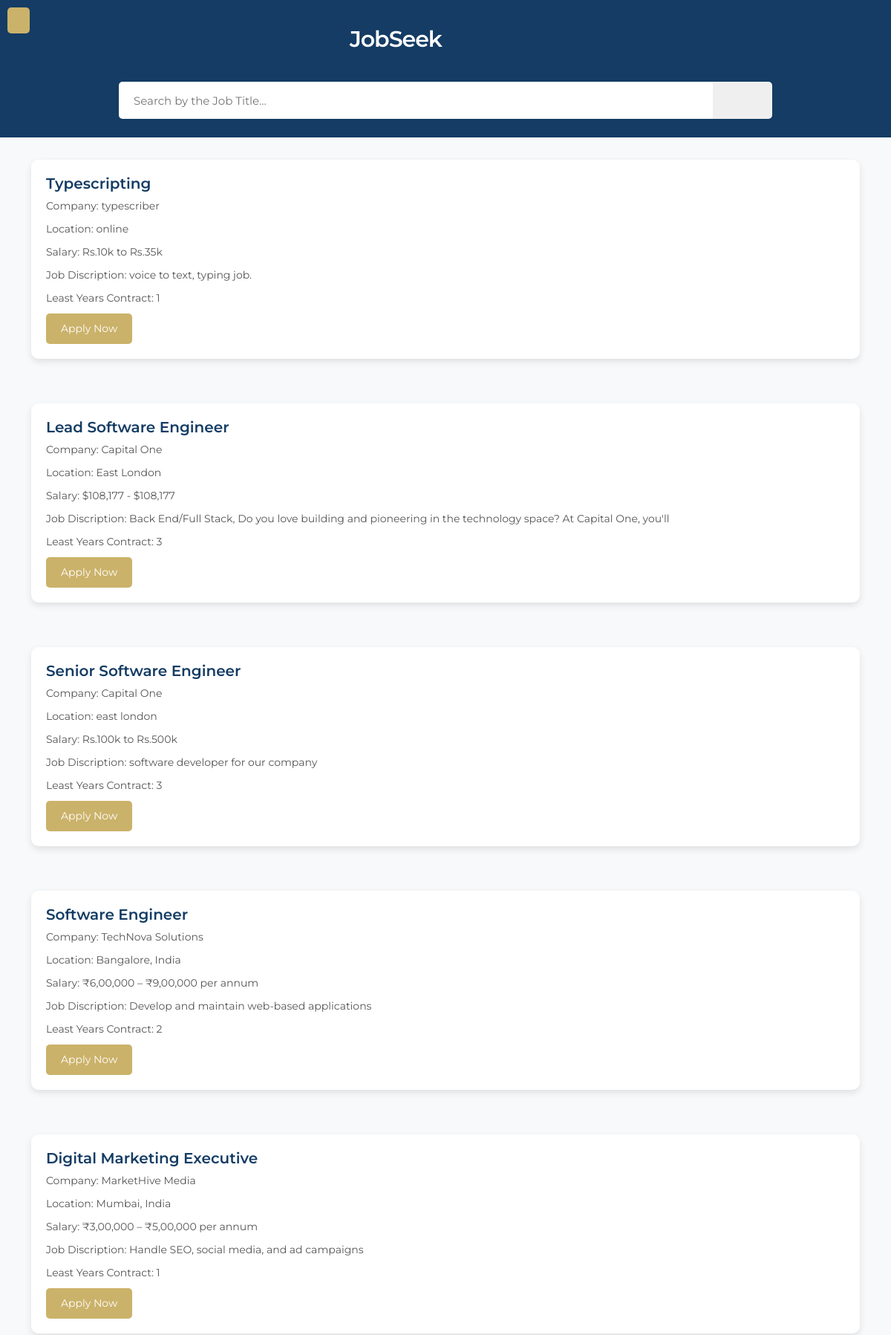
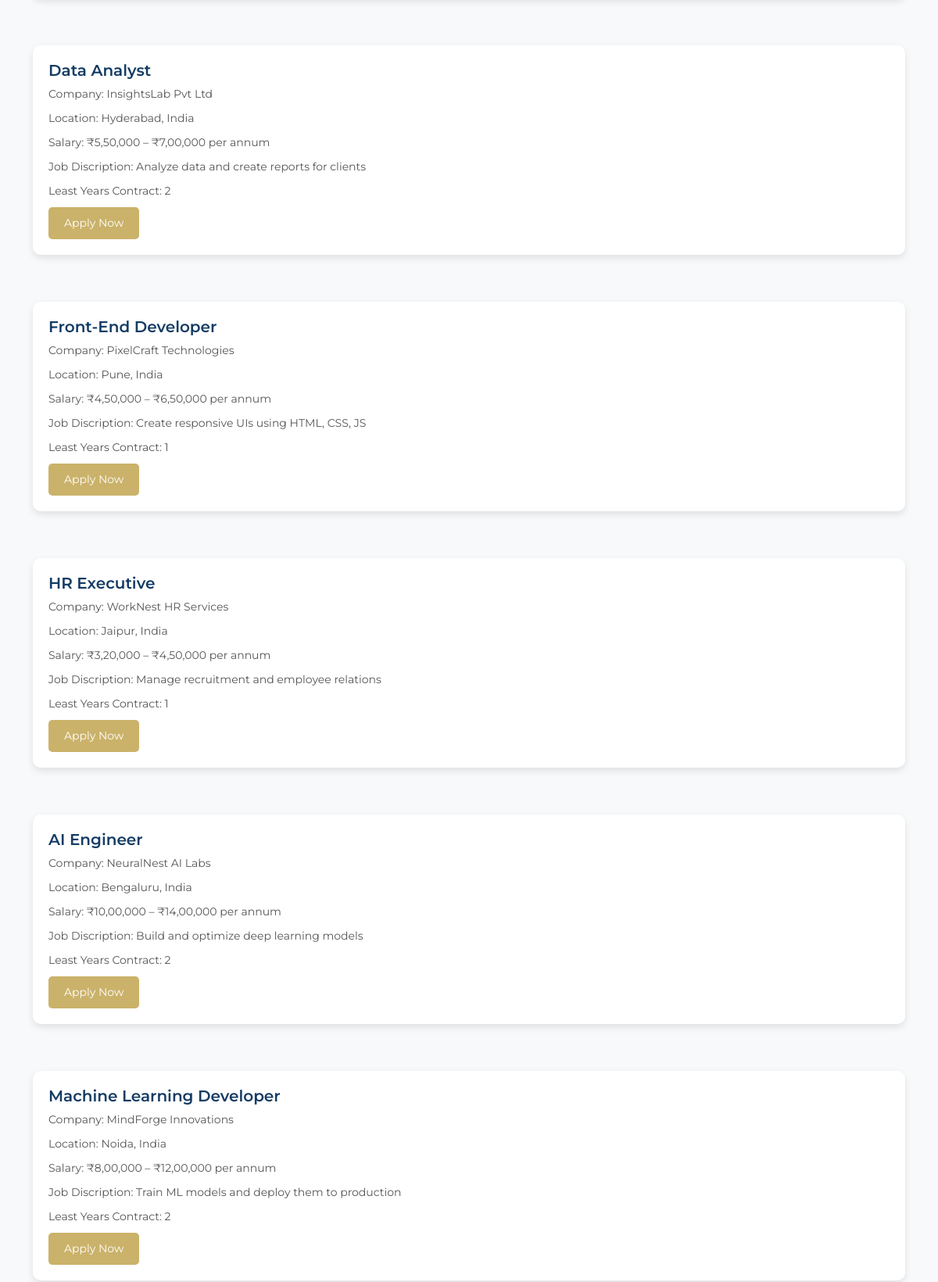
The page /search.php (signed in, upper part) on the database its author committed (2 pictures, top to bottom).
### tables this page shows
CREATE TABLE `jobpost` (
  `id` int(255) NOT NULL,
  `title` varchar(255) NOT NULL,
  `company` varchar(255) NOT NULL,
  `location` varchar(255) NOT NULL,
  `salary` varchar(255) NOT NULL,
  `discp` longtext NOT NULL,
  `leastyr` varchar(255) NOT NULL,
  `DATETIME` datetime NOT NULL DEFAULT current_timestamp()
);

### search.php (the view, shortened to what this page needs)
<?php
include 'partials/dbconnect.php';
?>
<!DOCTYPE html>
<html lang="en">
<head>
    <link href="https://cdn.jsdelivr.net/npm/bootstrap@5.1.3/dist/css/bootstrap.min.css" rel="stylesheet"
>
    <link href="https://kit-pro.fontawesome.com/releases/v5.15.3/css/pro.min.css" rel="stylesheet">
    <link rel="stylesheet" href="css/_searchc.css">
	<link rel="stylesheet" href="css/jobc.css">
</head>
<body>
	<div class="backtop">
        <a href="jobs.php">
            <div class="back">
            </div>
        </a>
        <div class="logo"><a href="home.php">JobSeek</a></div>
    </div>
	<div class="searchdiv1">
		<input class="searchbar" type="text" id="myInput" name="searchbar" placeholder="Search by the Job Title..." autocomplete="off">
		<button class="searchbutton" onclick="searchfun()">
		</button>
	</div>
<?php
	$sql = "SELECT * FROM jobpost";
	$result = mysqli_query($conn, $sql);
	if (mysqli_num_rows($result) > 0) {
	    while ($data = mysqli_fetch_assoc($result)) {
	echo '<div class="job-container">
		<div class="container">
					<div class="job-card" id="mydiv">
						<h3>'.$data['title'].'</h3>
						<p>Company: '.$data['company'].'</p>
						<p>Location: '.$data['location'].'</p>
						<p>Salary: '.$data['salary'].'</p>
						<p>Job Discription: <span>'.$data['discp'].'</span></p>
						<p>Least Years Contract: '.$data['leastyr'].'</p>';
						if(isset($_SESSION['logn']) && $_SESSION['logn'] == true){
							echo ' <div class="btn btn-apply"><a href="jobs.php?aid='.$data['id'].'">Apply Now</a></div>';
						}
						else{
							echo '<div class="btn btn-apply" data-bs-toggle="modal" data-bs-target="#loginmodel"> Apply Now </div>';
						}
						echo '
				</div>
			</div>
		</div>';
	    }
	} else {
	    echo '<div class="container"><p>No job postings available at the moment.</p></div>';
	}
	?>
</body>
</html>

### css/_searchc.css (style rules this page uses)
.backtop { width: 100%; display: flex; background-color: #143c64; padding: 10px; }
.logo { width: 90%; padding-top: 20px; padding-right: 300px; display: flex; justify-content: center; font-size: 30px; font-weight: 600; letter-spacing: -1px; }
.logo a { text-decoration: none; color: #fff; }
.backtop a { width: 10%; }
.back { width: 30px; height: 35px; background-color: #CBB26A; border: 0px; outline: 0px; border-radius: 5px; display: flex; justify-content: center; align-items: center; }
.searchbar { position: relative; width: 100%; }

### css/jobc.css (style rules this page uses)
* { margin: 0; padding: 0; box-sizing: border-box; }
body { font-family: 'Montserrat', sans-serif; background-color: #f8f9fa; color: #333; }
a { text-decoration: none; color: #fff; }
.job-container { padding: 30px 0; }
.job-card { background-color: white; border-radius: 10px; box-shadow: 0 4px 10px rgba(0, 0, 0, 0.1); padding: 20px; transition: transform 0.3s ease; }
.job-card h3 { font-size: 20px; font-weight: 600; color: #143c64; }
.job-card p { font-size: 14px; color: #555; margin-bottom: 10px; }
.btn-apply { background-color: #CBB26A; color: #143c64; border: none; border-radius: 5px; padding: 10px 20px; font-size: 14px; }
.searchdiv1 { position: -webkit-sticky; position: sticky; top: 0; display: flex; justify-content: center; align-items: center; background-color: #143c64; width: 100%; height: 100px; border: 0px solid white; }
.searchdiv1 .searchbar { width: 800px; height: 50px; color: lightgrey; font-size: 15px; font-family: 'Montserrat', sans-serif; padding-left: 20px; border: 0px; border-top-left-radius: 5px; border-bottom-left-radius: 5px; }
.searchdiv1 .searchbutton { cursor: pointer; width: 80px; height: 50px; border: 0px; border-top-right-radius: 5px; border-bottom-right-radius: 5px; }

### rows shown on the page
jobpost: title "Typescripting", company "typescriber", location "online", salary "Rs.10k to Rs.35k", discp "voice to text, typing job.", leastyr "1"
jobpost: title "Lead Software Engineer", company "Capital One", location "East London", salary "$108,177 - $108,177", discp "Back End/Full Stack, Do you love building and pioneering in the technology space? At Capital One, you'll", leastyr "3"
jobpost: title "Senior Software Engineer", company "Capital One", location "east london", salary "Rs.100k to Rs.500k", discp "software developer for our company", leastyr "3"
jobpost: title "Software Engineer", company "TechNova Solutions", location "Bangalore, India", salary "₹6,00,000 – ₹9,00,000 per annum", discp "Develop and maintain web-based applications", leastyr "2"
jobpost: title "Digital Marketing Executive", company "MarketHive Media", location "Mumbai, India", salary "₹3,00,000 – ₹5,00,000 per annum", discp "Handle SEO, social media, and ad campaigns", leastyr "1"
jobpost: title "Data Analyst", company "InsightsLab Pvt Ltd", location "Hyderabad, India", salary "₹5,50,000 – ₹7,00,000 per annum", discp "Analyze data and create reports for clients", leastyr "2"
jobpost: title "Front-End Developer", company "PixelCraft Technologies", location "Pune, India", salary "₹4,50,000 – ₹6,50,000 per annum", discp "Create responsive UIs using HTML, CSS, JS", leastyr "1"
jobpost: title "HR Executive", company "WorkNest HR Services", location "Jaipur, India", salary "₹3,20,000 – ₹4,50,000 per annum", discp "Manage recruitment and employee relations", leastyr "1"
jobpost: title "AI Engineer", company "NeuralNest AI Labs", location "Bengaluru, India", salary "₹10,00,000 – ₹14,00,000 per annum", discp "Build and optimize deep learning models", leastyr "2"
jobpost: title "Machine Learning Developer", company "MindForge Innovations", location "Noida, India", salary "₹8,00,000 – ₹12,00,000 per annum", discp "Train ML models and deploy them to production", leastyr "2"
